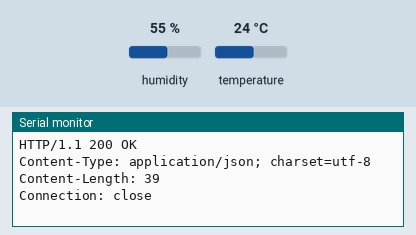
Bench run of a sketch on a simulated ESP32. Parts: the last lines printed to the serial monitor. Inputs (shaded band) come from the test bench; at power-on: temperature 24 °C, humidity 55 %. WiFi joins after 1.5 s; servers stay silent unless stated; web services answer with replies made up by the test bench.

Above: at 7.3 s.
7.4 s: temperature set to 21 °C
At 8.09 s:
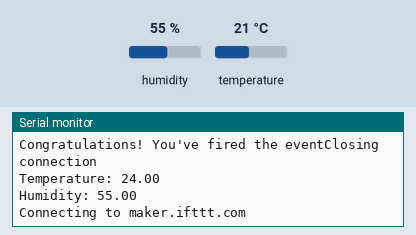
9.3 s: temperature set to 18 °C
At 9.38 s:
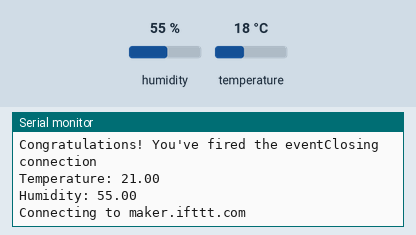
Timing chart, 0 to 12.2 s (numbered marks = the images above; inputs shaded):
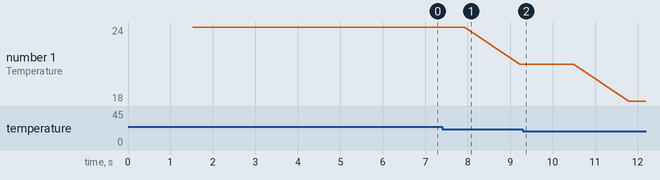

Measured:
- plotted number 1: 24 → 21 after the input at 7.4 s, 21 → 18 after the input at 9.3 s

The sketch:

sketch.ino
```cpp
#include <WiFi.h>
#include <Wire.h>
#include <DHT.h>

// DHT Sensor Type and Pin
#define DHTTYPE DHT11
#define DHTPin 13 // GPIO13, compatible with Adafruit Feather ESP32

DHT dht(DHTPin, DHTTYPE);
float Temperature;
float Humidity;

// Wi-Fi credentials
const char* ssid = "Abdul-Rafeh sin iPhone";
const char* password = "passord12";

// IFTTT Webhook settings
const char* host = "maker.ifttt.com";
const char* privateKey = "dLyyd1rss987kgOeINdfCy";

// Initialize Server
WiFiServer Server(80);

void setup() {
  Serial.begin(115200);
  pinMode(DHTPin, INPUT);
  dht.begin();

  // Connect to Wi-Fi
  Serial.print("Connecting to WiFi Network: ");
  Serial.println(ssid);
  WiFi.begin(ssid, password);

  while (WiFi.status() != WL_CONNECTED) {
    delay(500);
    Serial.print(".");
  }
  Serial.println("\nSuccessfully connected to WiFi.");
  Serial.print("ESP32 IP address: ");
  Serial.println(WiFi.localIP());
  Server.begin();
}

void loop() {
  // Read temperature and humidity
  Temperature = dht.readTemperature();
  Humidity = dht.readHumidity();

  // Debugging output for DHT values
  Serial.print("Temperature: ");
  Serial.println(Temperature);
  Serial.print("Humidity: ");
  Serial.println(Humidity);

  // Send IFTTT event if temperature exceeds threshold
  if (Temperature >= 20) {
    send_event("temp_event");
  }

  // Web Server to display values
  WiFiClient client = Server.available();
  if (client) {
    Serial.println("Web Client connected");

    // Build HTTP response
    client.println("HTTP/1.1 200 OK");
    client.println("Content-Type: text/html");
    client.println("Connection: close");
    client.println("Refresh: 10"); // Page auto-refresh

    // HTML content
    client.println("<!DOCTYPE HTML><html><style>html {font-family: Arial; text-align: center;}</style><body>");
    client.println("<h1>ESP32 with DHT11</h1>");
    client.print("<p>Temperature: "); client.print(Temperature); client.println(" °C</p>");
    client.print("<p>Humidity: "); client.print(Humidity); client.println(" %</p>");
    client.println("</body></html>");
    delay(2000); // Reduce delay to minimize blocking
  }
}

// Send data to IFTTT
void send_event(const char* event) {
  WiFiClient client;

  // Connect to IFTTT
  Serial.print("Connecting to ");
  Serial.println(host);

  if (!client.connect(host, 80)) {
    Serial.println("Connection to IFTTT failed");
    return;
  } else {
    Serial.println("Connected to IFTTT.");
  }

  // Prepare the URL for triggering the event
  String url = "/trigger/" + String(event) + "/with/key/" + privateKey;
  Serial.print("Requesting URL: ");
  Serial.println(url);

  // Send the request
  client.print(String("GET ") + url + " HTTP/1.1\r\n" +
               "Host: " + host + "\r\n" +
               "Connection: close\r\n\r\n");

  // Process response
  while (client.connected()) {
    if (client.available()) {
      String line = client.readStringUntil('\r');
      Serial.print(line);
    } else {
      delay(50);
    }
  }

  Serial.println("Closing connection");
  client.stop();
}
```
